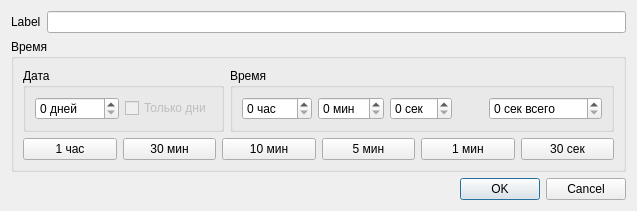
<?xml version="1.0" encoding="UTF-8"?>
<ui version="4.0">
 <class>AxisTimeConfig</class>
 <widget class="QDialog" name="AxisTimeConfig">
  <property name="geometry">
   <rect>
    <x>0</x>
    <y>0</y>
    <width>637</width>
    <height>196</height>
   </rect>
  </property>
  <property name="sizePolicy">
   <sizepolicy hsizetype="Minimum" vsizetype="Minimum">
    <horstretch>0</horstretch>
    <verstretch>0</verstretch>
   </sizepolicy>
  </property>
  <property name="windowTitle">
   <string>Axis config</string>
  </property>
  <layout class="QVBoxLayout" name="verticalLayout_2">
   <item>
    <layout class="QHBoxLayout" name="horizontalLayout">
     <item>
      <widget class="QLabel" name="labelLabel">
       <property name="text">
        <string>Label</string>
       </property>
      </widget>
     </item>
     <item>
      <widget class="QLineEdit" name="lineEditLabel"/>
     </item>
    </layout>
   </item>
   <item>
    <layout class="QVBoxLayout" name="verticalLayout">
     <item>
      <widget class="QGroupBox" name="groupBoxTime">
       <property name="title">
        <string>Время</string>
       </property>
       <layout class="QVBoxLayout" name="verticalLayout_4">
        <item>
         <layout class="QHBoxLayout" name="horizontalLayout_6">
          <property name="sizeConstraint">
           <enum>QLayout::SetDefaultConstraint</enum>
          </property>
          <item>
           <widget class="QGroupBox" name="groupBox">
            <property name="minimumSize">
             <size>
              <width>0</width>
              <height>0</height>
             </size>
            </property>
            <property name="title">
             <string>Дата</string>
            </property>
            <layout class="QHBoxLayout" name="horizontalLayout_5">
             <item>
              <widget class="QSpinBox" name="spinBoxDays">
               <property name="suffix">
                <string> дней</string>
               </property>
               <property name="maximum">
                <number>9999</number>
               </property>
              </widget>
             </item>
             <item>
              <widget class="QCheckBox" name="checkBox">
               <property name="enabled">
                <bool>false</bool>
               </property>
               <property name="toolTip">
                <string>&lt;html&gt;&lt;head/&gt;&lt;body&gt;&lt;p&gt;Если галочка включена - в оси времени будут показываться только дни.&lt;/p&gt;&lt;p&gt;Если выключена - то будут показываться год, месяц и день. Такой режим дает наглядное представление большого периода времени, но этот период показывается не совсем точно, т.к. делается допущение, что месяце 30 дней, а високосные года не учитываются.&lt;/p&gt;&lt;/body&gt;&lt;/html&gt;</string>
               </property>
               <property name="text">
                <string>Только дни</string>
               </property>
               <property name="checked">
                <bool>false</bool>
               </property>
              </widget>
             </item>
            </layout>
           </widget>
          </item>
          <item>
           <widget class="QGroupBox" name="groupBox_2">
            <property name="sizePolicy">
             <sizepolicy hsizetype="Preferred" vsizetype="Preferred">
              <horstretch>0</horstretch>
              <verstretch>0</verstretch>
             </sizepolicy>
            </property>
            <property name="title">
             <string>Время</string>
            </property>
            <layout class="QHBoxLayout" name="horizontalLayout_7">
             <item>
              <widget class="QSpinBox" name="spinBoxHours">
               <property name="suffix">
                <string> час</string>
               </property>
               <property name="maximum">
                <number>999</number>
               </property>
              </widget>
             </item>
             <item>
              <widget class="QSpinBox" name="spinBoxMinutes">
               <property name="suffix">
                <string> мин</string>
               </property>
               <property name="maximum">
                <number>59</number>
               </property>
              </widget>
             </item>
             <item>
              <widget class="QSpinBox" name="spinBoxSeconds">
               <property name="suffix">
                <string> сек</string>
               </property>
               <property name="maximum">
                <number>59</number>
               </property>
              </widget>
             </item>
             <item>
              <spacer name="horizontalSpacer_2">
               <property name="orientation">
                <enum>Qt::Horizontal</enum>
               </property>
               <property name="sizeHint" stdset="0">
                <size>
                 <width>40</width>
                 <height>20</height>
                </size>
               </property>
              </spacer>
             </item>
             <item>
              <widget class="QSpinBox" name="spinBoxFullSec">
               <property name="minimumSize">
                <size>
                 <width>55</width>
                 <height>0</height>
                </size>
               </property>
               <property name="suffix">
                <string> сек всего</string>
               </property>
               <property name="maximum">
                <number>999999999</number>
               </property>
              </widget>
             </item>
            </layout>
           </widget>
          </item>
         </layout>
        </item>
        <item>
         <layout class="QHBoxLayout" name="horizontalLayout_9">
          <item>
           <widget class="QPushButton" name="pushButtonTime010000">
            <property name="text">
             <string>1 час</string>
            </property>
           </widget>
          </item>
          <item>
           <widget class="QPushButton" name="pushButtonTime003000">
            <property name="text">
             <string>30 мин</string>
            </property>
           </widget>
          </item>
          <item>
           <widget class="QPushButton" name="pushButtonTime001000">
            <property name="text">
             <string>10 мин</string>
            </property>
           </widget>
          </item>
          <item>
           <widget class="QPushButton" name="pushButtonTime000500">
            <property name="text">
             <string>5 мин</string>
            </property>
           </widget>
          </item>
          <item>
           <widget class="QPushButton" name="pushButtonTime000100">
            <property name="text">
             <string>1 мин</string>
            </property>
           </widget>
          </item>
          <item>
           <widget class="QPushButton" name="pushButtonTime000030">
            <property name="text">
             <string>30 сек</string>
            </property>
           </widget>
          </item>
         </layout>
        </item>
       </layout>
      </widget>
     </item>
    </layout>
   </item>
   <item>
    <widget class="QDialogButtonBox" name="buttonBox">
     <property name="orientation">
      <enum>Qt::Horizontal</enum>
     </property>
     <property name="standardButtons">
      <set>QDialogButtonBox::Cancel|QDialogButtonBox::Ok</set>
     </property>
    </widget>
   </item>
  </layout>
 </widget>
 <resources/>
 <connections>
  <connection>
   <sender>buttonBox</sender>
   <signal>accepted()</signal>
   <receiver>AxisTimeConfig</receiver>
   <slot>accept()</slot>
   <hints>
    <hint type="sourcelabel">
     <x>248</x>
     <y>254</y>
    </hint>
    <hint type="destinationlabel">
     <x>157</x>
     <y>274</y>
    </hint>
   </hints>
  </connection>
  <connection>
   <sender>buttonBox</sender>
   <signal>rejected()</signal>
   <receiver>AxisTimeConfig</receiver>
   <slot>reject()</slot>
   <hints>
    <hint type="sourcelabel">
     <x>316</x>
     <y>260</y>
    </hint>
    <hint type="destinationlabel">
     <x>286</x>
     <y>274</y>
    </hint>
   </hints>
  </connection>
 </connections>
</ui>
